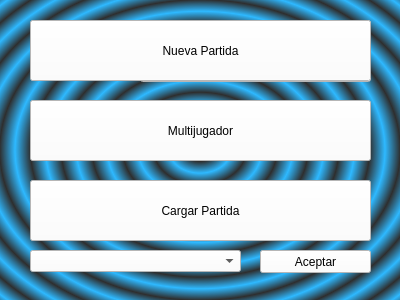
<?xml version="1.0" encoding="UTF-8"?>
<ui version="4.0">
 <class>Dialog</class>
 <widget class="QDialog" name="Dialog">
  <property name="geometry">
   <rect>
    <x>0</x>
    <y>0</y>
    <width>400</width>
    <height>300</height>
   </rect>
  </property>
  <property name="minimumSize">
   <size>
    <width>400</width>
    <height>300</height>
   </size>
  </property>
  <property name="maximumSize">
   <size>
    <width>400</width>
    <height>300</height>
   </size>
  </property>
  <property name="cursor">
   <cursorShape>ArrowCursor</cursorShape>
  </property>
  <property name="windowTitle">
   <string>Inicio del Juego</string>
  </property>
  <property name="styleSheet">
   <string notr="true">background-color: qradialgradient(spread:repeat, cx:0.5, cy:0.5, radius:0.077, fx:0.5, fy:0.5, stop:0 rgba(0, 169, 255, 147), stop:0.497326 rgba(0, 0, 0, 147), stop:1 rgba(0, 169, 255, 147));</string>
  </property>
  <widget class="QPushButton" name="iniciarsesion">
   <property name="geometry">
    <rect>
     <x>60</x>
     <y>130</y>
     <width>93</width>
     <height>28</height>
    </rect>
   </property>
   <property name="styleSheet">
    <string notr="true">background-color: rgb(255, 255, 255);</string>
   </property>
   <property name="text">
    <string>Iniciar Sesion</string>
   </property>
  </widget>
  <widget class="QPushButton" name="registrar">
   <property name="geometry">
    <rect>
     <x>170</x>
     <y>130</y>
     <width>93</width>
     <height>28</height>
    </rect>
   </property>
   <property name="styleSheet">
    <string notr="true">background-color: rgb(255, 255, 255);</string>
   </property>
   <property name="text">
    <string>Registrar</string>
   </property>
  </widget>
  <widget class="QLineEdit" name="usuario">
   <property name="geometry">
    <rect>
     <x>140</x>
     <y>20</y>
     <width>231</width>
     <height>22</height>
    </rect>
   </property>
   <property name="styleSheet">
    <string notr="true">background-color: rgb(255, 255, 255);</string>
   </property>
  </widget>
  <widget class="QLineEdit" name="lineEdit_2">
   <property name="geometry">
    <rect>
     <x>140</x>
     <y>60</y>
     <width>231</width>
     <height>22</height>
    </rect>
   </property>
   <property name="styleSheet">
    <string notr="true">background-color: rgb(255, 255, 255);</string>
   </property>
  </widget>
  <widget class="QLabel" name="label_2">
   <property name="geometry">
    <rect>
     <x>60</x>
     <y>60</y>
     <width>70</width>
     <height>21</height>
    </rect>
   </property>
   <property name="styleSheet">
    <string notr="true">color: rgb(255, 255, 255);</string>
   </property>
   <property name="text">
    <string>Contraseña:</string>
   </property>
  </widget>
  <widget class="QLabel" name="label">
   <property name="geometry">
    <rect>
     <x>60</x>
     <y>20</y>
     <width>71</width>
     <height>20</height>
    </rect>
   </property>
   <property name="styleSheet">
    <string notr="true">color: rgb(255, 255, 255);</string>
   </property>
   <property name="text">
    <string>Usuario:</string>
   </property>
  </widget>
  <widget class="QPushButton" name="pushButton">
   <property name="geometry">
    <rect>
     <x>30</x>
     <y>20</y>
     <width>341</width>
     <height>61</height>
    </rect>
   </property>
   <property name="styleSheet">
    <string notr="true">background-color: rgb(255, 255, 255);</string>
   </property>
   <property name="text">
    <string>Nueva Partida</string>
   </property>
  </widget>
  <widget class="QPushButton" name="pushButton_2">
   <property name="geometry">
    <rect>
     <x>30</x>
     <y>100</y>
     <width>341</width>
     <height>61</height>
    </rect>
   </property>
   <property name="styleSheet">
    <string notr="true">background-color: rgb(255, 255, 255);</string>
   </property>
   <property name="text">
    <string>Multijugador</string>
   </property>
  </widget>
  <widget class="QPushButton" name="pushButton_3">
   <property name="geometry">
    <rect>
     <x>30</x>
     <y>180</y>
     <width>341</width>
     <height>61</height>
    </rect>
   </property>
   <property name="styleSheet">
    <string notr="true">background-color: rgb(255, 255, 255);</string>
   </property>
   <property name="text">
    <string>Cargar Partida</string>
   </property>
  </widget>
  <widget class="QComboBox" name="comboBox">
   <property name="geometry">
    <rect>
     <x>30</x>
     <y>250</y>
     <width>211</width>
     <height>22</height>
    </rect>
   </property>
   <property name="styleSheet">
    <string notr="true">background-color: rgb(255, 255, 255);</string>
   </property>
  </widget>
  <widget class="QPushButton" name="pushButton_4">
   <property name="geometry">
    <rect>
     <x>260</x>
     <y>250</y>
     <width>111</width>
     <height>23</height>
    </rect>
   </property>
   <property name="styleSheet">
    <string notr="true">background-color: rgb(255, 255, 255);</string>
   </property>
   <property name="text">
    <string>Aceptar</string>
   </property>
  </widget>
 </widget>
 <resources/>
 <connections/>
</ui>
